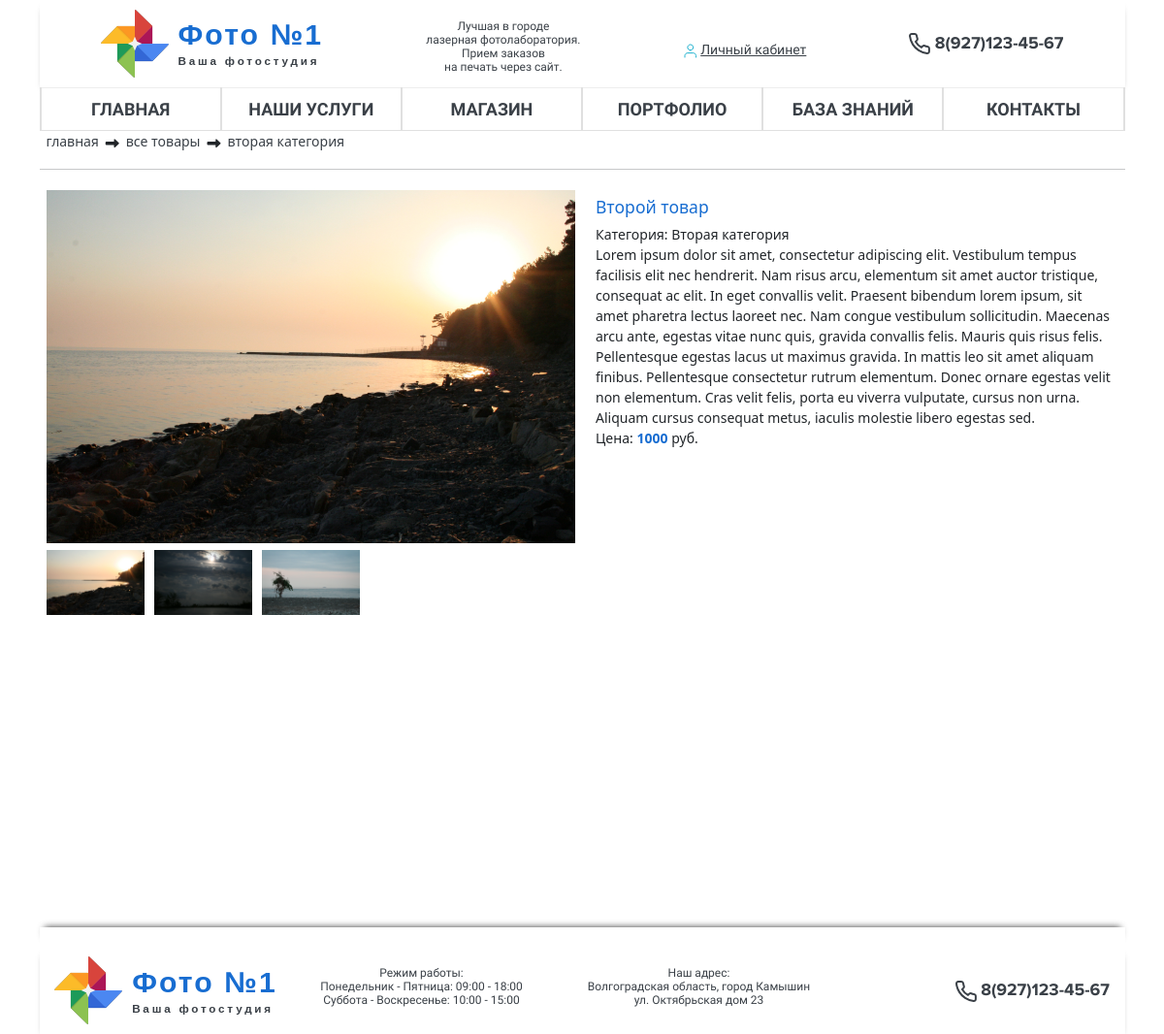
The page /shop/product/7 on the database its author committed.
### shop/models.py (models this page shows, shortened)
class ShopCardModel(models.Model):
    name = models.CharField(max_length=150, verbose_name='Наименование товара')
    description = models.CharField(
        max_length=1000, verbose_name='Описание товара', null=True, blank=True)
    category = models.CharField(
        max_length=100, verbose_name='Категория товара', null=False)
    price = models.PositiveBigIntegerField(
        blank=True, null=True, verbose_name='Цена')
    class Meta:
        verbose_name = 'Товар в магазине'
        verbose_name_plural = 'Товар в магазине'

class ShopCardPhotos(models.Model):
    show = models.ForeignKey(
        ShopCardModel, on_delete=models.CASCADE, related_name="shop_images"
    )
    photo = models.ImageField(
        verbose_name='Изображение товара', upload_to='shop-photos')

### shop/views.py (the view)
# urls.py: path('product/<int:id>', ProductsViewsDetail.as_view(), name='detail'),
class ProductsViewsDetail(View):
    def get(self, request, id):
        product = ShopCardModel.objects.all().filter(id=id)
        photo = ShopCardPhotos.objects.all()
        first_photo = ShopCardPhotos.objects.filter(show_id=id).first()
        context = {
            'product': product,
            'product_photo': photo,
            'first_photo': first_photo
        }
        return render(request, 'shop/shop-page-detail.html', context)

### user/context_processor.py (called while the page is built)
def link_login(request):
    return {'login_link': MyAuthenticationForm()}

### main/templates/shop/shop-page-detail.html (shortened to what this page needs)
{% extends 'layout/default.html' %} {% load static %} {% block title %}Photo-one / {% for product in product %}{{ product.name }} {% endfor %}{% endblock title %} {% block content %}
<main>
    <section>
        <div class="container text-center">
            <div class="breadcrumb d-flex align-items-center">
                <a href="{% url 'home' %}" class="d-inline-block px-2">Главная</a>
                <i class="fa fa-long-arrow-right d-inline-block" aria-hidden="true"></i>
                <a href="{% url 'shop:product' %}" class="d-inline-block px-2">Все товары</a>
                <i class="fa fa-long-arrow-right d-inline-block" aria-hidden="true"></i>
                <p class="d-inline-block px-2">{% for product in product %}{{ product.category }}{% endfor %}</p>
            </div>
            <div class="text-center">
                <hr class="line" />
            </div>
            <div class="col d-flex justify-content-between flex-column flex-lg-row">
                <div class="detail-image col-12 col-lg-6">
                    <a href="{{ first_photo.photo.url }}">
                        <img data-fancybox="shop-page-detail" src="{{ first_photo.photo.url }}" class="card-img-top p-2" alt="...">
                    </a>
                    <div class="detai-image-row d-flex justify-content-between col px-2">
                        {% for product in product %}
                        <div class="swiper-container tovar-swiper" style="overflow: hidden">
                            <div class="swiper-wrapper">
                                {% for photo in product_photo %} {%if photo.show_id == product.id %}
                                <div class="swiper-slide slider-detail">
                                    <a href="{{ photo.photo.url }}">
                                        <img data-fancybox="shop-page-detail" src="{{ photo.photo.url }}" class="" alt="...">
                                    </a>
                                </div>
                                {% endif %} {% endfor %}
                            </div>
                        </div>
                    </div>
                </div>
                <div class="col-12 col-lg-6">
                    <div class="h-100">
                        <div class="card-body">
                            <h5 class="card-title text-start">{{ product.name }}</h5>
                            <p class="card-text text-start">Категория: {{ product.category }}</p>
                            <p class="card-text text-start">{{ product.description }}</p>
                            <p class="card-text text-start">Цена: <strong>{{ product.price }}</strong> руб.</p>
                        </div>
                    </div>
                </div>
                {% endfor %}
            </div>
    </section>
</main>
{% endblock content %}

### main/static/css/style.css (style rules this page uses)
*, *::before, *::after { box-sizing: border-box; }
main { min-height: 100vh; }
main, body, h1, h2, h3, h4, p, ul[class], ol[class], li, figure, figcaption, blockquote, dl, dd { margin: 0; }
html { height: 100%; font-size: 14px; }
body { height: 100%; scroll-behavior: smooth; text-rendering: optimizeSpeed; line-height: 1.5; background: #FFFFFF; display: flex; flex-direction: column; }
a { text-decoration: none; }
img { max-width: 100%; }
main { flex: 1 0 auto; }
.breadcrumb a { color: #3A4047; text-transform: lowercase; }
.slider-detail { max-height: 80px; overflow: hidden; display: flex; justify-content: center; align-items: center; }
.card-title { color: #186DD1; }
.card-text strong { color: #186DD1; }
.swiper-slide img { min-width: 100%; }
.breadcrumb { text-transform: lowercase; }
.breadcrumb p { color: #3A4047; margin-bottom: 4px; }
.breadcrumb a { margin-bottom: 4px; }

### rows shown on the page
ShopCardModel: category "вторая категория", name "Второй товар", category "Вторая категория", description "Lorem ipsum dolor sit amet, consectetur adipiscing elit. Vestibulum tempus facilisis elit nec hendrerit. Nam risus arcu, elementum sit amet auctor tristique, consequat ac elit. In eget convallis velit. Praesent bibendum lorem ipsum, sit amet pharetra lectus laoreet nec. Nam congue vestibulum sollicitudin. Maecenas arcu ante, egestas vitae nunc quis, gravida convallis felis. Mauris quis risus felis. Pellentesque egestas lacus ut maximus gravida. In mattis leo sit amet aliquam finibus. Pellentesque consectetur rutrum elementum. Donec ornare egestas velit non elementum. Cras velit felis, porta eu viverra vulputate, cursus non urna. Aliquam cursus consequat metus, iaculis molestie libero…", price "1000"
ShopCardPhotos: photo (picture)
ShopCardPhotos: photo (picture)
ShopCardPhotos: photo (picture)
